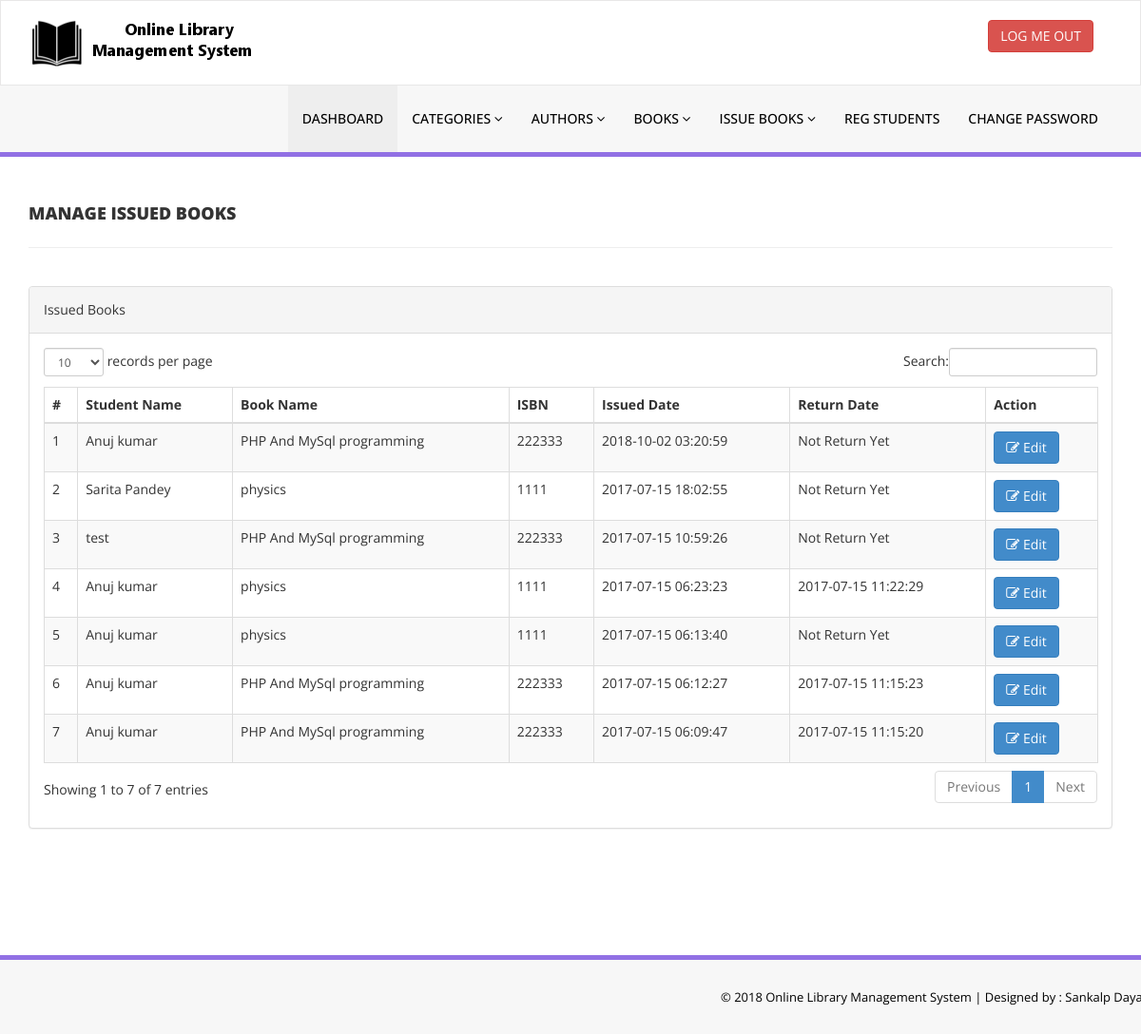
/library/admin/manage-issued-books.php (signed in), run on the app's committed database.
### tables this page shows
CREATE TABLE `tblissuedbookdetails` (
  `id` int(11) NOT NULL,
  `BookId` int(11) DEFAULT NULL,
  `StudentID` varchar(150) DEFAULT NULL,
  `IssuesDate` timestamp NULL DEFAULT CURRENT_TIMESTAMP,
  `ReturnDate` timestamp NULL DEFAULT NULL ON UPDATE CURRENT_TIMESTAMP,
  `RetrunStatus` int(1) DEFAULT NULL,
  `fine` int(11) DEFAULT NULL
);

CREATE TABLE `tblstudents` (
  `id` int(11) NOT NULL,
  `StudentId` varchar(100) DEFAULT NULL,
  `FullName` varchar(120) DEFAULT NULL,
  `EmailId` varchar(120) DEFAULT NULL,
  `MobileNumber` char(11) DEFAULT NULL,
  `Password` varchar(120) DEFAULT NULL,
  `Status` int(1) DEFAULT NULL,
  `RegDate` timestamp NULL DEFAULT CURRENT_TIMESTAMP,
  `UpdationDate` timestamp NULL DEFAULT NULL ON UPDATE CURRENT_TIMESTAMP
);

CREATE TABLE `tblbooks` (
  `id` int(11) NOT NULL,
  `BookName` varchar(255) DEFAULT NULL,
  `CatId` int(11) DEFAULT NULL,
  `AuthorId` int(11) DEFAULT NULL,
  `ISBNNumber` int(11) DEFAULT NULL,
  `BookPrice` int(11) DEFAULT NULL,
  `RegDate` timestamp NULL DEFAULT CURRENT_TIMESTAMP,
  `UpdationDate` timestamp NULL DEFAULT NULL ON UPDATE CURRENT_TIMESTAMP
);

### library/admin/manage-issued-books.php (the view, shortened to what this page needs)
<?php
include('includes/config.php');
if(strlen($_SESSION['alogin'])==0)
    {
header('location:index.php');
}
else{
    ?>
<!DOCTYPE html>
<html xmlns="http://www.w3.org/1999/xhtml">
<head>
    <link href="assets/css/bootstrap.css" rel="stylesheet" />
    <link href="assets/css/font-awesome.css" rel="stylesheet" />
    <link href="assets/js/dataTables/dataTables.bootstrap.css" rel="stylesheet" />
    <link href="assets/css/style.css" rel="stylesheet" />
</head>
<body>
<?php include('includes/header.php');?>
    <div class="content-wrapper">
         <div class="container">
        <div class="row pad-botm">
            <div class="col-md-12">
                <h4 class="header-line">Manage Issued Books</h4>
    </div>
     <div class="row">
</div>
        </div>
            <div class="row">
                <div class="col-md-12">
                    <div class="panel panel-default">
                        <div class="panel-heading">
                          Issued Books
                        </div>
                        <div class="panel-body">
                            <div class="table-responsive">
                                <table class="table table-striped table-bordered table-hover" id="dataTables-example">
                                    <thead>
                                        <tr>
                                            <th>#</th>
                                            <th>Student Name</th>
                                            <th>Book Name</th>
                                            <th>ISBN </th>
                                            <th>Issued Date</th>
                                            <th>Return Date</th>
                                            <th>Action</th>
                                        </tr>
                                    </thead>
                                    <tbody>
<?php $sql = "SELECT tblstudents.FullName,tblbooks.BookName,tblbooks.ISBNNumber,tblissuedbookdetails.IssuesDate,tblissuedbookdetails.ReturnDate,tblissuedbookdetails.id as rid from  tblissuedbookdetails join tblstudents on tblstudents.StudentId=tblissuedbookdetails.StudentId join tblbooks on tblbooks.id=tblissuedbookdetails.BookId order by tblissuedbookdetails.id desc";
$query = $dbh -> prepare($sql);
$query->execute();
$results=$query->fetchAll(PDO::FETCH_OBJ);
$cnt=1;
if($query->rowCount() > 0)
{
foreach($results as $result)
{               ?>
                                        <tr class="odd gradeX">
                                            <td class="center"><?php echo htmlentities($cnt);?></td>
                                            <td class="center"><?php echo htmlentities($result->FullName);?></td>
                                            <td class="center"><?php echo htmlentities($result->BookName);?></td>
                                            <td class="center"><?php echo htmlentities($result->ISBNNumber);?></td>
                                            <td class="center"><?php echo htmlentities($result->IssuesDate);?></td>
                                            <td class="center"><?php if($result->ReturnDate=="")
                                            {
                                                echo htmlentities("Not Return Yet");
                                            } else {
                                            echo htmlentities($result->ReturnDate);
}
                                            ?></td>
                                            <td class="center">
                                            <a href="update-issue-bookdeails.php?rid=<?php echo htmlentities($result->rid);?>"><button class="btn btn-primary"><i class="fa fa-edit "></i> Edit</button>
                                            </td>
                                        </tr>
 <?php $cnt=$cnt+1;}} ?>
                                    </tbody>
                                </table>
                            </div>
                        </div>
                    </div>
                </div>
            </div>
    </div>
    </div>
  <?php include('includes/footer.php');?>
</body>
</html>
<?php } ?>

### library/admin/includes/header.php (shortened to what this page needs)
<div class="navbar navbar-inverse set-radius-zero" >
        <div class="container">
            <div class="navbar-header">
                <a class="navbar-brand">
                    <img src="assets/img/logo.png" />
                </a>
            </div>
            <div class="right-div">
                <a href="logout.php" class="btn btn-danger pull-right">LOG ME OUT</a>
            </div>
        </div>
    </div>
    <section class="menu-section">
        <div class="container">
            <div class="row ">
                <div class="col-md-12">
                    <div class="navbar-collapse collapse ">
                        <ul id="menu-top" class="nav navbar-nav navbar-right">
                            <li><a href="dashboard.php" class="menu-top-active">DASHBOARD</a></li>
                            <li>
                                <a href="#" class="dropdown-toggle" id="ddlmenuItem" data-toggle="dropdown"> Categories <i class="fa fa-angle-down"></i></a>
                            </li>
                            <li>
                                <a href="#" class="dropdown-toggle" id="ddlmenuItem" data-toggle="dropdown"> Authors <i class="fa fa-angle-down"></i></a>
                            </li>
 <li>
                                <a href="#" class="dropdown-toggle" id="ddlmenuItem" data-toggle="dropdown"> Books <i class="fa fa-angle-down"></i></a>
                            </li>
                           <li>
                                <a href="#" class="dropdown-toggle" id="ddlmenuItem" data-toggle="dropdown"> Issue Books <i class="fa fa-angle-down"></i></a>
                            </li>
                             <li><a href="reg-students.php">Reg Students</a></li>
  <li><a href="change-password.php">Change Password</a></li>
                        </ul>
                    </div>
                </div>
            </div>
        </div>
    </section>

### library/admin/includes/footer.php
<section class="footer-section">
     <div class="container">
         <div class="row">
             <div class="col-md-12">
             &copy; 2018 Online Library Management System |<a href="https://www.facebook.com/sankalpdayal00" target="_blank"  > Designed by : Sankalp Dayal</a>
             </div>
         </div>
     </div>
 </section>

### library/admin/assets/css/style.css (style rules this page uses)
.set-radius-zero { border-radius:0px; -moz-border-radius:0px; -webkit-border-radius:0px; }
.content-wrapper { margin-top: 40px; min-height:800px; padding-bottom:90px; }
.header-line { font-weight:900; padding-bottom:25px; border-bottom:1px solid #eeeeee; text-transform:uppercase; }
.pad-botm { padding-bottom:30px; }
.right-div { float: right; padding: 20px; }
#menu-top a { color:#000; text-decoration:none; font-weight:500; padding: 25px 15px 25px 15px; text-transform:uppercase; }
.menu-section { background-color: #f7f7f7; border-bottom:5px solid #9170E4; width:100% }
.menu-top-active { background-color:#eeeeee; }
.navbar-inverse { background-color: #FFF; border-color: rgba(155, 153, 153, 0.23); }
.navbar { min-height: 90px; margin-bottom: 0px; }
.footer-section { padding:25px 50px 25px 50px; color:#000; font-size:13px; background-color: #f7f7f7; text-align:right; border-top:5px solid #9170E4; }
.footer-section a, .footer-section a:hover { color:#000; }

### data on the page
tblissuedbookdetails: tblstudents.FullName "Anuj kumar", BookId.BookName "PHP And MySql programming", BookId.ISBNNumber "222333", IssuesDate "2018-10-02 03:20:59"
tblissuedbookdetails: tblstudents.FullName "Sarita Pandey", BookId.BookName "physics", BookId.ISBNNumber "1111", IssuesDate "2017-07-15 18:02:55"
tblissuedbookdetails: tblstudents.FullName "test", BookId.BookName "PHP And MySql programming", BookId.ISBNNumber "222333", IssuesDate "2017-07-15 10:59:26"
tblissuedbookdetails: tblstudents.FullName "Anuj kumar", BookId.BookName "physics", BookId.ISBNNumber "1111", IssuesDate "2017-07-15 06:23:23", ReturnDate "2017-07-15 11:22:29"
tblissuedbookdetails: tblstudents.FullName "Anuj kumar", BookId.BookName "physics", BookId.ISBNNumber "1111", IssuesDate "2017-07-15 06:13:40"
tblissuedbookdetails: tblstudents.FullName "Anuj kumar", BookId.BookName "PHP And MySql programming", BookId.ISBNNumber "222333", IssuesDate "2017-07-15 06:12:27", ReturnDate "2017-07-15 11:15:23"
tblissuedbookdetails: tblstudents.FullName "Anuj kumar", BookId.BookName "PHP And MySql programming", BookId.ISBNNumber "222333", IssuesDate "2017-07-15 06:09:47", ReturnDate "2017-07-15 11:15:20"
